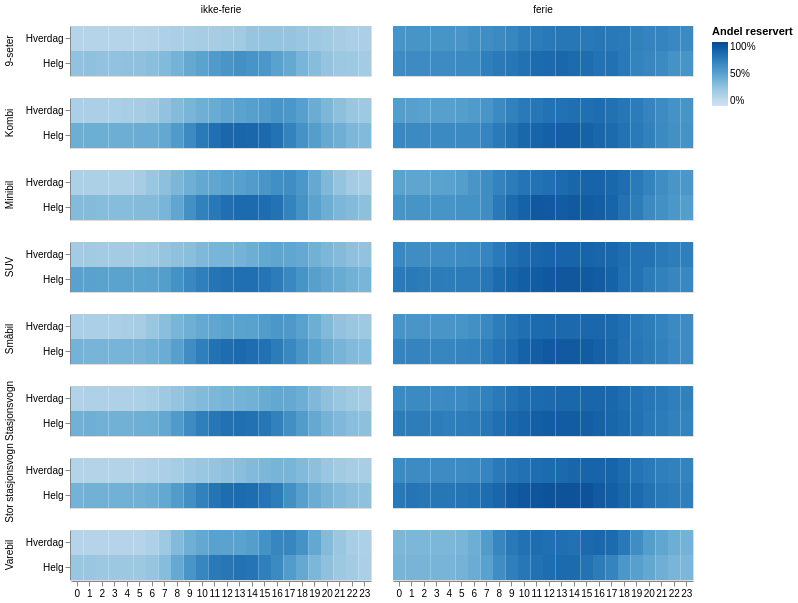

Specify this chart in Vega-Lite:
### Vega-Lite specification from a JSON file in a GitHub repository (floating-point values rounded to 4 significant figures; data arrays with more than 128 entries replaced by an {"elided": "..."} marker saying what was removed)
{"config": {"view": {"continuousWidth": 400, "continuousHeight": 300}}, "data": {"name": "data-1e595253e22306297650f53f98cdd43e"}, "facet": {"column": {"type": "nominal", "field": "ferie", "header": {"title": null}, "sort": ["ikke-ferie", "ferie"]}, "row": {"type": "nominal", "field": "category", "header": {"title": null}}}, "spec": {"mark": "rect", "encoding": {"color": {"type": "quantitative", "field": "andel_reservert", "legend": {"format": "%", "title": "Andel reservert"}, "scale": {"domain": [0, 1], "scheme": "blues"}}, "tooltip": {"type": "quantitative", "field": "andel_reservert"}, "x": {"type": "ordinal", "axis": {"labelAngle": 0, "title": null}, "field": "hour"}, "y": {"type": "nominal", "axis": {"title": null}, "field": "helg", "sort": ["Hverdag", "Helg"]}}, "height": 50, "width": 300}, "$schema": "https://vega.github.io/schema/vega-lite/v4.8.1.json", "datasets": {"data-1e595253e22306297650f53f98cdd43e": {"elided": "768 records"}}}
